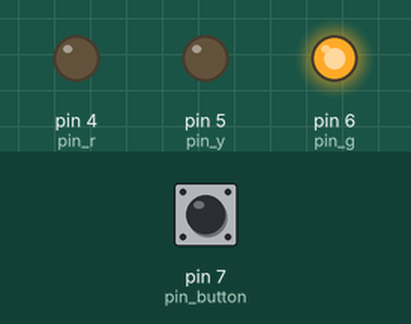
Bench run of a sketch on a simulated Arduino Uno, built with avr-gcc and run on an emulated ATmega328P. Parts: output pins drawn as LEDs (lit = HIGH). The inputs (shaded band) are chosen by the test bench; at power-on: pin 7 (pin_button) HIGH.

Above: at 1.0 s.
At 2.5 s:
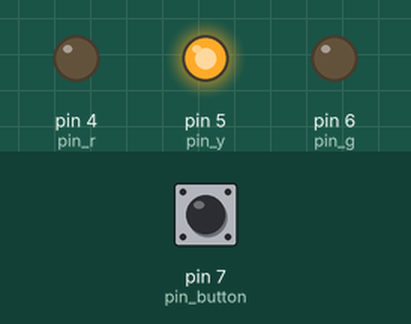
At 4.5 s:
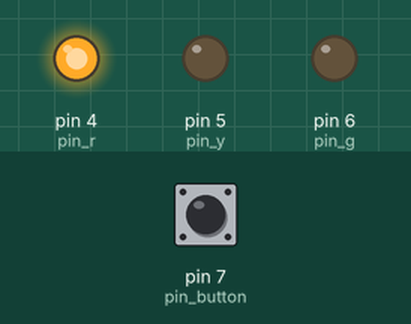
Timing chart, 0 to 7.8 s (numbered marks = the images above):
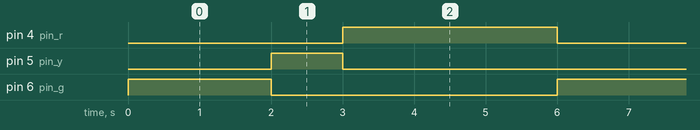

Measured:
- by itself, pin 4 (pin_r): alternates HIGH for 3.0 s and LOW for 3.0 s
- by itself, pin 5 (pin_y): alternates HIGH for 1.0 s and LOW for 5.0 s
- by itself, pin 6 (pin_g): alternates HIGH for 2.0 s and LOW for 4.0 s

The sketch:

Treinamento_semaforo.ino
```cpp
#define  pin_r 4
#define pin_y 5
#define pin_g 6
#define pin_button 7

int sinal = 0;
int ped;

unsigned long tempo_at;
unsigned long tempo_prev = millis();
unsigned long intervalo;

void setup() {
  // put your setup code here, to run once:
  pinMode(pin_r, OUTPUT);
  pinMode(pin_y, OUTPUT);
  pinMode(pin_g, OUTPUT);
  pinMode(pin_button, INPUT_PULLUP);


}

void loop() {
  // put your main code here, to run repeatedly:
  sinal++;
  tempo_at = millis();
  intervalo = tempo_at - tempo_prev;
  ped = digitalRead(pin_button);
  if(ped == HIGH){
    if(intervalo >= 0 && intervalo < 2000){
      digitalWrite(pin_r,LOW);
      digitalWrite(pin_g, HIGH);
      }
    else if (intervalo >= 2000 && intervalo < 3000){
      digitalWrite(pin_g,LOW);
      digitalWrite(pin_y, HIGH);
      }
    else if (intervalo >= 3000 && intervalo < 6000){
      digitalWrite(pin_y,LOW);
      digitalWrite(pin_r, HIGH);
      }
    else{
      tempo_prev = millis();
      }
    }
  else{
    digitalWrite(pin_g,HIGH);
    digitalWrite(pin_y,LOW);
    digitalWrite(pin_r,LOW);
    tempo_prev = millis();
    }
}
```
